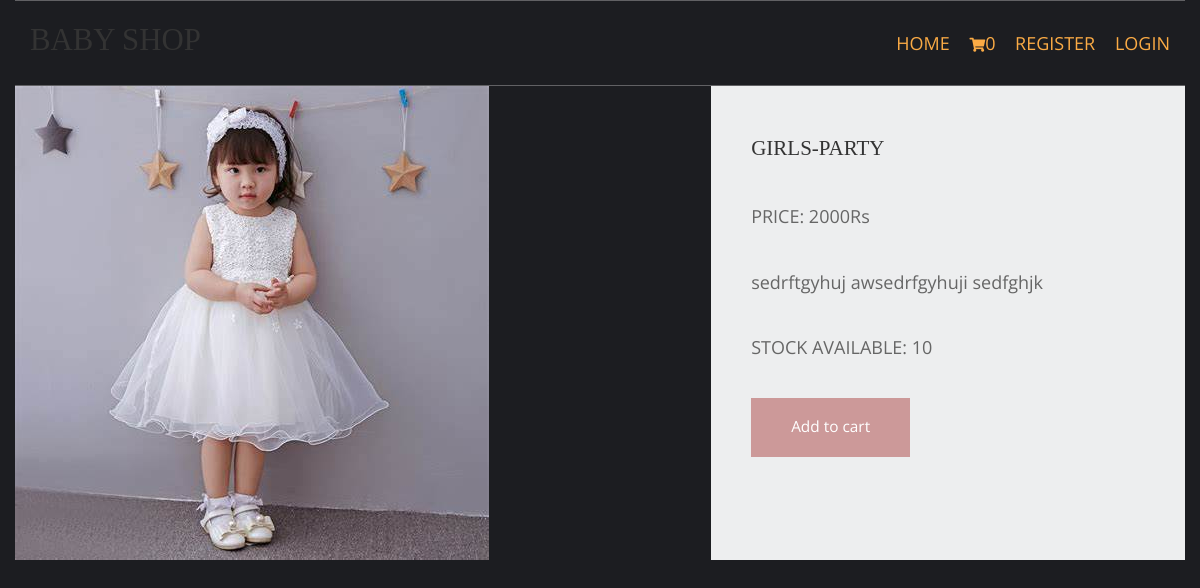
The app's page /girls/girls-party with its own data.
### shop/models.py (models this page shows, shortened)
class products(models.Model):
    name=models.CharField(max_length=150,unique=True)
    slug=models.SlugField(max_length=150,unique=True)
    img=models.ImageField()
    desc=models.TextField()
    stock=models.IntegerField()
    available=models.BooleanField()
    price=models.IntegerField()
    category=models.ForeignKey(categ,on_delete=models.CASCADE)

### shop/views.py (the view)
# urls.py: path('<slug:c_slug>/<slug:product_slug>',views.prodDetail,name='details'),
def prodDetail(request,c_slug,product_slug):
    try:
        prod=products.objects.get(category__slug=c_slug,slug=product_slug)
    except Exception as e:
        raise e
    return render(request,'item.html',{'pr':prod})

### cart/context_processor.py (called while the page is built)
def count(request):
    item_count=0
    if 'admin' in request.path:
        return{}
    else:
        try:
            ct=Cartlist.objects.filter(cart_id=c_id(request))
            cti=items.objects.all().filter(cart=ct[:1])
            for c in cti:
                item_count+=c.quantity
        except Cartlist.DoesNotExist:
            item_count=0
        return dict(itc=item_count)

### cart/views.py (called while the page is built)
def c_id(request):
    ct_id=request.session.session_key
    if not ct_id:
        ct_id=request.session.create()
    return ct_id

### templates/item.html (shortened to what this page needs)
{% extends 'base.html' %}
{% load static %}
{% block content %}
<html lang="en">
<head>
    <link href="{% static 'it/fontawesome/css/all.min.css' %}" rel="stylesheet" />
    <link href="{% static 'it/css/templatemo-comparto.css' %}" rel="stylesheet" />
</head>
<body>
        <section class="tm-mb-1" id="about">
            <div class="tm-row tm-about-row">
                <div class="tm-section-1-l">
                    <img src="{{pr.img.url}}" alt="About image" class="tm-img-responsive">
                </div>
                <article class="tm-section-1-r tm-bg-color-8">
                    <h2 class="tm-mb-2 tm-title-color">{{pr.name}}</h2>
                    <p>PRICE: {{pr.price}}Rs</p>
                    <p>{{pr.desc}}</p>
                    <p>STOCK AVAILABLE: {{pr.stock}}</p>
                    {% if pr.stock <= 0 %}
                    <h1 style="color:red"> sorry no stock left</h1>
                    {% else %}
                    <a href="{% url 'addcart' pr.id %}" class="tm-btn tm-btn-1 tm-link-to-services">Add to cart</a>
                    {% endif %}
                </article>
            </div>
        </section>
        </body>
        </html>
{% endblock %}

### static/pr/layout/styles/layout.css (style rules this page uses)
*, *::before, *::after { transition:all .3s ease-in-out; }
body { color:#A5A6AA; background-color:#1C1D21; }
a { color:#FBAB45; }

### static/it/css/templatemo-comparto.css (style rules this page uses)
*, *::before, *::after { box-sizing: border-box; outline: none; }
ul, h1, h2, h3, h4, p, figure { padding: 0; margin: 0; }
body { font-family: 'Open Sans', Arial, sans-serif; font-size: 18px; overflow-x: hidden; padding-left: 15px; padding-right: 15px; margin: 0; }
h2 { font-size: 1.5rem; }
a { transition: all 0.3s ease; text-decoration: none; }
p { color: #666; line-height: 1.7; margin-bottom: 35px; }
h1, h2, h3, h4, h5, h6 { color: #333; }
.tm-mb-1 { margin-bottom: 20px; }
.tm-mb-2 { margin-bottom: 40px; }
.tm-bg-color-8 { background-color: #EDEEEF; }
.tm-img-responsive { max-width: 100%; height: auto; }
.tm-section-1-l { width: 57.85%; margin-right: 1.65%; }
.tm-section-1-r { padding: 50px 40px; width: 40.5%; }
.tm-row { display: flex; }
.tm-btn { display: inline-block; padding: 15px 40px; font-size: 1.1rem; border: none; background-color: #CC9999; color: white; }
a { color: #666; }

### static/pr/layout/styles/framework.css (style rules this page uses)
html { overflow-y:scroll; overflow-x:hidden; }
html, body { margin:0; padding:0; font-size:14px; line-height:1.6em; }
*, *::before, *::after { box-sizing:border-box; }
a { outline:none; text-decoration:none; }
img { width:auto; max-width:100%; height:auto; margin:0; padding:0; border:none; line-height:normal; vertical-align:middle; }
body, input, textarea, select { font-family:Verdana, Geneva, sans-serif; }
h1, h2, h3, h4, h5, h6, .heading { font-family:Georgia, "Times New Roman", Times, serif; }
::placeholder { opacity:1; }
h1, h2, h3, h4, h5, h6, .heading { margin:0 0 20px 0; font-size:1.4rem; line-height:normal; font-weight:normal; text-transform:uppercase; }
address, article, aside, figcaption, figure, footer, header, main, nav, section { display:block; margin:0; padding:0; }

### records on screen
products: img (picture), name "GIRLS-PARTY", price "2000", desc "sedrftgyhuj awsedrfgyhuji sedfghjk", stock "10"

### other values on screen
{{ itc }} "0"
